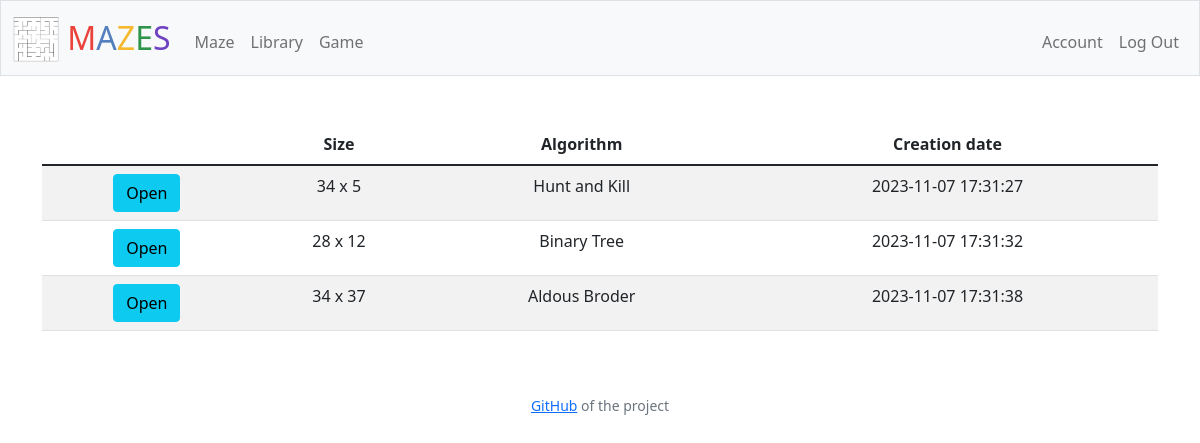
The app's page /library (signed in) with its own data.
### tables this page shows
CREATE TABLE mazes (
	id INTEGER PRIMARY KEY AUTOINCREMENT,
	user_id INTEGER NOT NULL,
	maze_data TEXT NOT NULL,
	creation_date TIMESTAMP NOT NULL DEFAULT CURRENT_TIMESTAMP,
	columns INTEGER NOT NULL,
	lines INTEGER NOT NULL,
	algorithm TEXT NOT NULL,
	FOREIGN KEY (user_id) REFERENCES users(id)
);

### app.py (the view)
@app.route("/library", methods=["GET", "POST"])
@login_required
def library():
    library = db.execute("SELECT * FROM mazes WHERE user_id = ?", session["user_id"])
    return render_template("library.html", library=library)

### app.py (called while the page is built)
@app.after_request
def after_request(response):
    response.headers["Cache-Control"] = "no-cache, no-store, must-revalidate"
    response.headers["Expires"] = 0
    response.headers["Pragma"] = "no-cache"
    return response

### helpers.py (called while the page is built)
def login_required(f):
    @wraps(f)
    def decorated_function(*args, **kwargs):
        if session.get("user_id") is None:
            return redirect("/login")
        return f(*args, **kwargs)
    return decorated_function

### templates/library.html (shortened to what this page needs)
{% extends "layout.html" %}
{% block main %}
<table class="table table-striped table-hover">
    <thead>
        <tr>
            <th class="text-start"> </th>
            <th class="text-center">Size</th>
            <th class="text-center">Algorithm</th>
            <th class="text-center">Creation date</th>
        </tr>
    </thead>
    <tbody>
        {% for item in library %}
        <tr>
            <td class="text-center">
                <form method="POST" action="/open_maze">
                    <button type="submit" class="btn btn-info" id="btn{{ item.id }}">Open</button>
                </form>
            </td>
            <td class="text-center">{{ item.columns }} x {{ item.lines }}</td>
            <td class="text-center">{{ item.algorithm }}</td>
            <td class="text-center">{{ item.creation_date }}</td>
        </tr>
        {% endfor %}
    </tbody>
</table>
{% endblock %}

### records on screen
mazes: columns "34", lines "5", algorithm "Hunt and Kill", creation_date "2023-11-07 17:31:27"
mazes: columns "28", lines "12", algorithm "Binary Tree", creation_date "2023-11-07 17:31:32"
mazes: columns "34", lines "37", algorithm "Aldous Broder", creation_date "2023-11-07 17:31:38"
